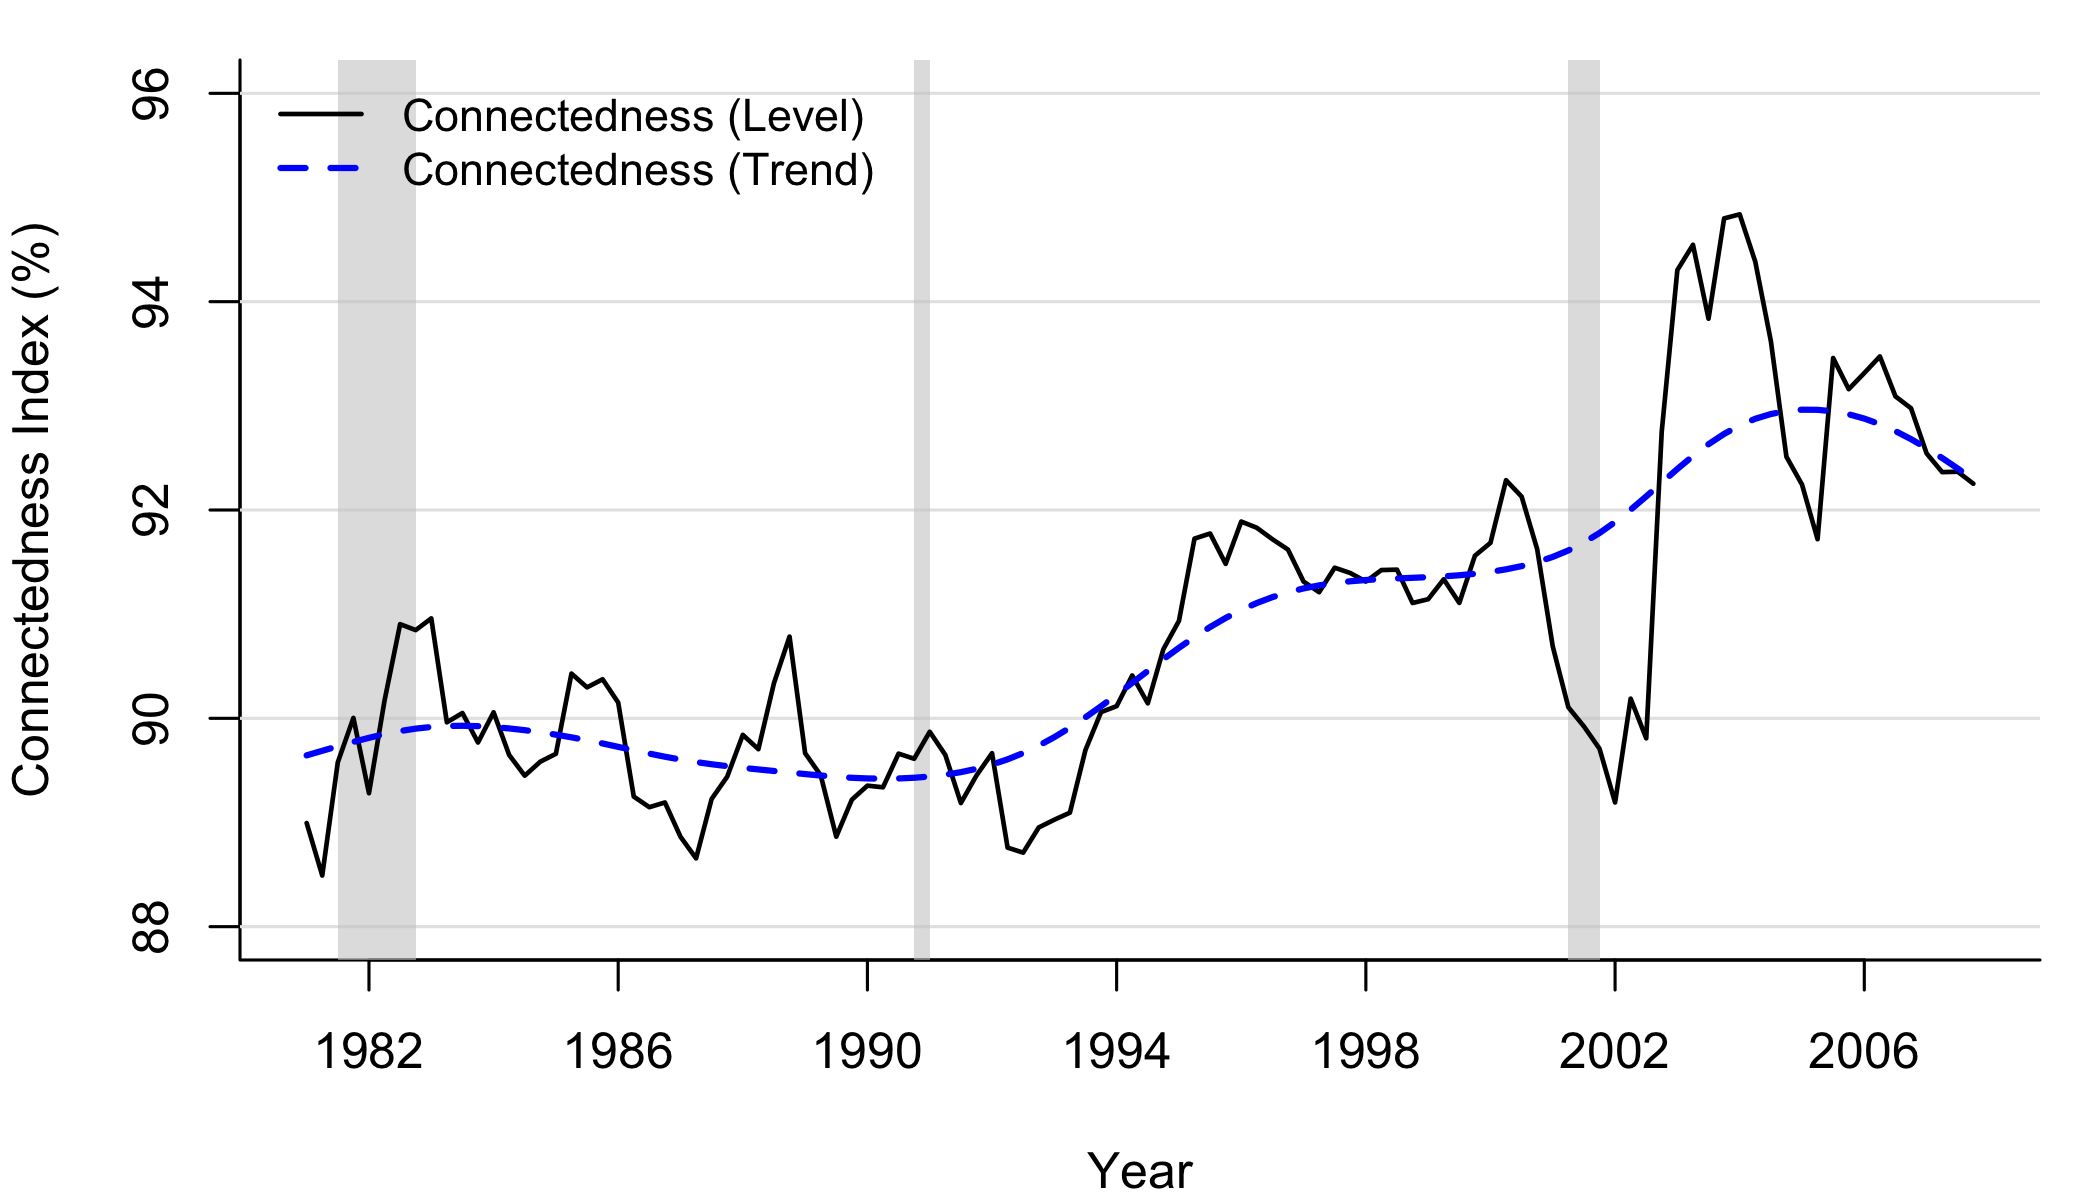

Write R code to recreate this figure.
# Reproduce Figure 1: Dynamic Housing Market Connectedness Index

# Reads Ct_monthly.csv (output of Compute_Ct.R), converts to quarterly,
# applies HP filter (lambda=1600), and plots level + trend with NBER recession

rm(list = ls())

# 1. Load and aggregate monthly Ct to quarterly
ct_raw <- read.csv("Ct_monthly.csv", header = TRUE)[, 2]  # 432 monthly values

T_q  <- length(ct_raw) / 3
ct_q <- sapply(1:T_q, function(j) mean(ct_raw[(3*(j-1)+1):(3*j)]))

# Decimal year: 1981Q1 = 1981.0, step = 0.25
yr <- seq(1981.0, by = 0.25, length.out = T_q)

cat("Quarterly Ct:", T_q, "observations,", yr[1], "to", tail(yr,1), "\n")
cat("Range:", round(range(ct_q), 3), "\n\n")

# 2. HP filter (lambda = 1600, no external packages needed)
# Analytical solution: trend = (I + lambda * K'K)^{-1} y
hp_filter <- function(y, lambda = 1600) {
  n <- length(y)
  I <- diag(n)
  D <- diff(I, differences = 2)
  trend <- solve(I + lambda * t(D) %*% D, y)
  list(trend = as.numeric(trend), cycle = as.numeric(y - trend))
}

hp       <- hp_filter(ct_q, lambda = 1600)
ct_trend <- hp$trend
ct_cycle <- hp$cycle

# 3. Dummy variables (saved for later regression use)
# pshock = 1: above-trend connectedness (high); nshock = 1: below-trend (low)
# p1, n1: lagged one quarter
pshock <- as.integer(ct_cycle >= 0)
nshock <- as.integer(ct_cycle <  0)
p1     <- c(NA, pshock[-length(pshock)])
n1     <- c(NA, nshock[-length(nshock)])

write.csv(data.frame(year=yr, pshock=pshock, nshock=nshock, p1=p1, n1=n1),
          file = "Ct_dummies.csv", row.names = FALSE)
cat("Saved: Ct_dummies.csv\n")

# 4. Plot Figure 1 (base R, no packages required)

# Restrict to paper's sample: 1981Q1 - 2007Q4
x_min <- 1981.0
x_max <- 2007.75
idx   <- yr >= x_min & yr <= x_max
yr_p  <- yr[idx];  ct_p <- ct_q[idx];  tr_p <- ct_trend[idx]

# NBER recession shading bands (start, end in decimal years)
rec <- data.frame(
  start = c(1981.50, 1990.75, 2001.25, 2007.75),
  end   = c(1982.75, 1991.00, 2001.75, 2007.75)  # clipped to x_max
)

# Save to PDF and PNG
for (device in c("pdf", "png")) {
  if (device == "pdf") pdf("Fig_1.pdf", width = 7, height = 4)
  if (device == "png") png("Fig_1.png", width = 7, height = 4,
                           units = "in", res = 300)

  par(mar = c(4, 4, 1, 1))

  # Empty plot
  plot(yr_p, ct_p, type = "n",
       xlim = c(x_min, x_max), ylim = c(88, 96),
       xlab = "Year", ylab = "Connectedness Index (%)",
       xaxt = "n", bty = "l")
  axis(1, at = seq(1982, 2006, by = 4))
  grid(nx = NA, ny = NULL, lty = 1, col = "grey90")

  # Recession shading
  for (i in seq_len(nrow(rec))) {
    rect(rec$start[i], -1e9, rec$end[i], 1e9,
         col = rgb(0.8, 0.8, 0.8, 0.6), border = NA)
  }

  # Connectedness level (black solid)
  lines(yr_p, ct_p, col = "black", lwd = 1.5)

  # HP trend (blue dashed)
  lines(yr_p, tr_p, col = "blue", lwd = 2, lty = 2)

  # Legend
  legend("topleft", legend = c("Connectedness (Level)", "Connectedness (Trend)"),
         col = c("black", "blue"), lwd = c(1.5, 2), lty = c(1, 2),
         bty = "n", cex = 0.9)

  dev.off()
}

cat("Saved: Fig_1.pdf and Fig_1.png\n")
